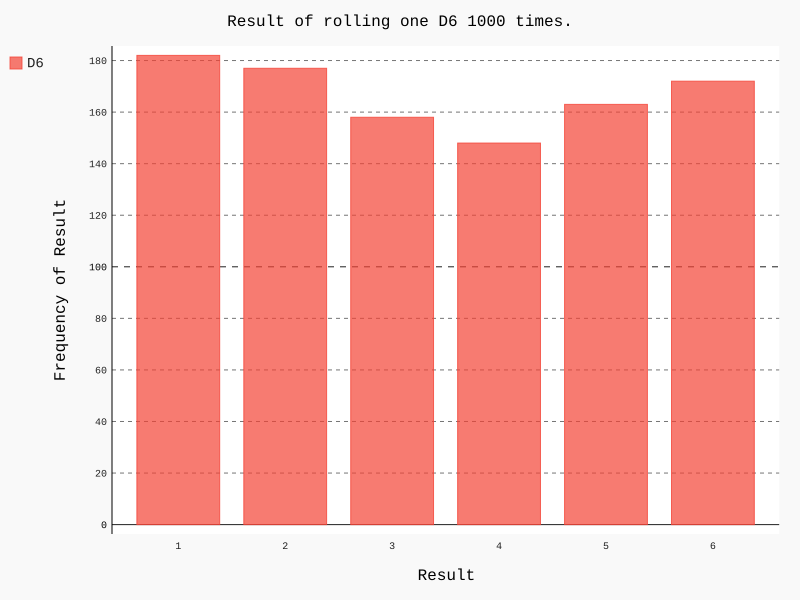

This chart was generated by the following Python code:
import pygal
from die import Die

# Создание кубика D6.
die = Die()

# Моделирование серии бросков с сохранением результатов в списке.
results = []
for roll_num in range(1000):
    result = die.roll()
    results.append(result)

# Анализ результатов.
frequencies = []
for value in range(1, die.num_sides + 1):
    frequency = results.count(value)
    frequencies.append(frequency)

# Визуализация результатов.
hist = pygal.Bar()

hist.title = "Result of rolling one D6 1000 times."
hist.x_labels = ['1', '2', '3', '4', '5', '6']
hist.x_title = "Result"
hist.y_title = "Frequency of Result"

hist.add('D6', frequencies)
hist.render_to_file('die_visual.svg')

print(frequencies)
